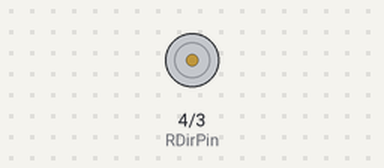
Bench run of a sketch on a simulated Arduino Uno, built with avr-gcc and run on an emulated ATmega328P. Parts: direction and speed pins drawn as motors (green arrow = direction pin HIGH = forward, orange = LOW = backward, longer = more drive).

Above: at 0.15 s.
At 6.36 s:
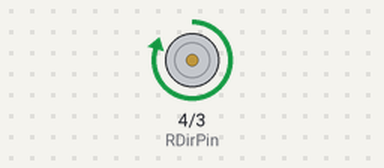
At 11.53 s:
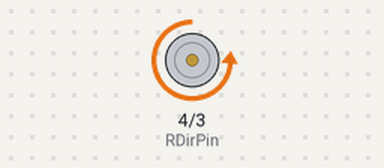
At 12.64 s:
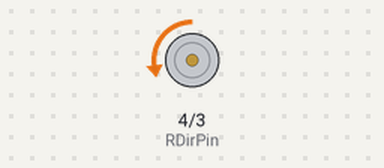
Timing chart, 0 to 12.6 s (numbered marks = the images above):
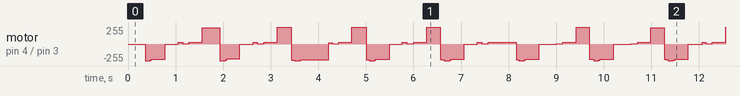

The sketch:

kom_testHBridge.ino
```cpp
#include <Servo.h>

int RDirPin = 4;
int RSpeedPin = 3;
int pos = -255;

void setV(int v){
  if (v>255) v = 255;
  if (v<-255) v = -255;

  if (v>0){  // CW
    digitalWrite(RDirPin,LOW);
    analogWrite(RSpeedPin,v);
  }

  if (v<0){  // CCW
    digitalWrite(RDirPin,HIGH);
    analogWrite(RSpeedPin,255+v);
  }
}

void setup(){
  pinMode(RDirPin,OUTPUT);
  pinMode(RSpeedPin,OUTPUT);
  Serial.begin(9600);
}

void loop(){
  int value = 255.0*sin(millis()/250.0);
  setV(value);
}
```
